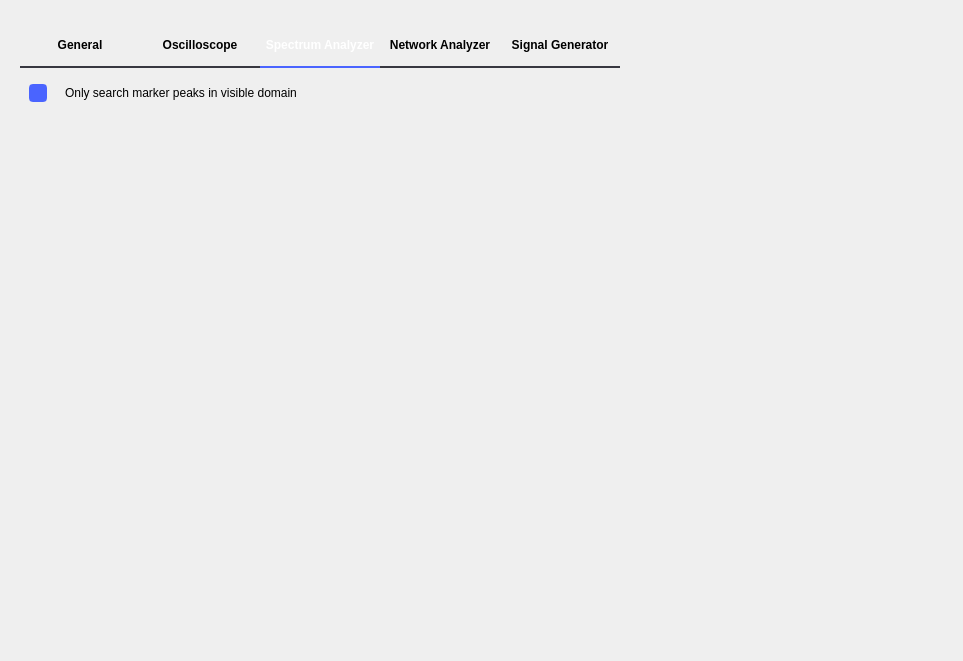
<?xml version="1.0" encoding="UTF-8"?>
<ui version="4.0">
 <class>Preferences</class>
 <widget class="QWidget" name="Preferences">
  <property name="geometry">
   <rect>
    <x>0</x>
    <y>0</y>
    <width>963</width>
    <height>661</height>
   </rect>
  </property>
  <property name="windowTitle">
   <string>Form</string>
  </property>
  <layout class="QVBoxLayout" name="verticalLayout">
   <property name="topMargin">
    <number>20</number>
   </property>
   <item>
    <widget class="adiscope::DetachDragZone" name="mainWidget" native="true">
     <layout class="QVBoxLayout" name="verticalLayout_2">
      <item>
       <widget class="QTabWidget" name="tabWidget">
        <property name="minimumSize">
         <size>
          <width>919</width>
          <height>0</height>
         </size>
        </property>
        <property name="styleSheet">
         <string notr="true">QTabWidget::pane {
  border-top: 0px;
}
QTabBar::tab {
  min-width: 120px;
  min-height: 32px;
  padding-bottom: 5px;
  font: bold;
}
QTabBar::tab:selected {
  color: white;
  border-bottom: 2px solid rgba(74, 100, 255);
  margin-top: 0px;
}
QTabBar::tab:!selected {
  border-bottom: 2px solid rgba(55, 55, 64);
  margin-top: 0px;
}</string>
        </property>
        <property name="currentIndex">
         <number>2</number>
        </property>
        <widget class="QWidget" name="General">
         <attribute name="title">
          <string>General</string>
         </attribute>
         <layout class="QVBoxLayout" name="verticalLayout_3">
          <property name="spacing">
           <number>10</number>
          </property>
          <property name="topMargin">
           <number>15</number>
          </property>
          <item>
           <layout class="QHBoxLayout" name="horizontalLayout_3">
            <property name="topMargin">
             <number>0</number>
            </property>
            <item>
             <widget class="QCheckBox" name="saveSessionCheckBox">
              <property name="sizePolicy">
               <sizepolicy hsizetype="Fixed" vsizetype="Fixed">
                <horstretch>0</horstretch>
                <verstretch>0</verstretch>
               </sizepolicy>
              </property>
              <property name="styleSheet">
               <string notr="true">QCheckBox {
  spacing: 8px;
  background-color: transparent;
  font-size: 14px;
  font-weight: bold;
  font-family: &quot;monospace&quot;;
  color: rgba(255, 255, 255, 153);
}

QCheckBox::indicator {
  width: 14px;
  height: 14px;
  border: 2px solid rgb(74,100,255);
  border-radius: 4px;
}
QCheckBox::indicator:unchecked { background-color: transparent; }
QCheckBox::indicator:checked { background-color: rgb(74,100,255); }</string>
              </property>
              <property name="text">
               <string/>
              </property>
              <property name="checked">
               <bool>true</bool>
              </property>
             </widget>
            </item>
            <item>
             <widget class="QLabel" name="label_4">
              <property name="sizePolicy">
               <sizepolicy hsizetype="Fixed" vsizetype="Preferred">
                <horstretch>0</horstretch>
                <verstretch>0</verstretch>
               </sizepolicy>
              </property>
              <property name="text">
               <string>Save session when closing Scopy</string>
              </property>
             </widget>
            </item>
            <item>
             <spacer name="horizontalSpacer_3">
              <property name="orientation">
               <enum>Qt::Horizontal</enum>
              </property>
              <property name="sizeHint" stdset="0">
               <size>
                <width>40</width>
                <height>20</height>
               </size>
              </property>
             </spacer>
            </item>
           </layout>
          </item>
          <item>
           <layout class="QHBoxLayout" name="horizontalLayout_5">
            <property name="topMargin">
             <number>0</number>
            </property>
            <item>
             <widget class="QCheckBox" name="doubleClickCheckBox">
              <property name="styleSheet">
               <string notr="true">QCheckBox {
  spacing: 8px;
  background-color: transparent;
  font-size: 14px;
  font-weight: bold;
  font-family: &quot;monospace&quot;;
  color: rgba(255, 255, 255, 153);
}

QCheckBox::indicator {
  width: 14px;
  height: 14px;
  border: 2px solid rgb(74,100,255);
  border-radius: 4px;
}
QCheckBox::indicator:unchecked { background-color: transparent; }
QCheckBox::indicator:checked { background-color: rgb(74,100,255); }</string>
              </property>
              <property name="text">
               <string/>
              </property>
             </widget>
            </item>
            <item>
             <widget class="QLabel" name="label">
              <property name="text">
               <string>Double click to detach a tool</string>
              </property>
             </widget>
            </item>
            <item>
             <spacer name="horizontalSpacer_5">
              <property name="orientation">
               <enum>Qt::Horizontal</enum>
              </property>
              <property name="sizeHint" stdset="0">
               <size>
                <width>40</width>
                <height>20</height>
               </size>
              </property>
             </spacer>
            </item>
           </layout>
          </item>
          <item>
           <layout class="QHBoxLayout" name="horizontalLayout_4">
            <property name="topMargin">
             <number>0</number>
            </property>
            <item>
             <widget class="QPushButton" name="resetBtn">
              <property name="styleSheet">
               <string notr="true">QPushButton
{
  width: 175px;
  height: 30px;
  border-radius: 4px;
  background-color: #4a64ff;

  font-family: ArialMT;
  font-size: 14px;
  font-weight: normal;
  font-style: normal;
  text-align: center;
  color: #ffffff;
}

QPushButton:hover
{
	 background-color: #4a34ff;
}</string>
              </property>
              <property name="text">
               <string>Reset Scopy</string>
              </property>
              <property name="flat">
               <bool>true</bool>
              </property>
             </widget>
            </item>
            <item>
             <spacer name="horizontalSpacer_4">
              <property name="orientation">
               <enum>Qt::Horizontal</enum>
              </property>
              <property name="sizeHint" stdset="0">
               <size>
                <width>40</width>
                <height>20</height>
               </size>
              </property>
             </spacer>
            </item>
           </layout>
          </item>
          <item>
           <spacer name="verticalSpacer_3">
            <property name="orientation">
             <enum>Qt::Vertical</enum>
            </property>
            <property name="sizeHint" stdset="0">
             <size>
              <width>20</width>
              <height>40</height>
             </size>
            </property>
           </spacer>
          </item>
         </layout>
        </widget>
        <widget class="QWidget" name="Oscilloscope">
         <attribute name="title">
          <string>Oscilloscope</string>
         </attribute>
         <layout class="QVBoxLayout" name="verticalLayout_4">
          <property name="spacing">
           <number>10</number>
          </property>
          <property name="topMargin">
           <number>15</number>
          </property>
          <item>
           <layout class="QHBoxLayout" name="horizontalLayout">
            <property name="spacing">
             <number>6</number>
            </property>
            <property name="topMargin">
             <number>0</number>
            </property>
            <item>
             <widget class="QCheckBox" name="oscLabelsCheckBox">
              <property name="sizePolicy">
               <sizepolicy hsizetype="Fixed" vsizetype="Fixed">
                <horstretch>0</horstretch>
                <verstretch>0</verstretch>
               </sizepolicy>
              </property>
              <property name="styleSheet">
               <string notr="true">QCheckBox {
  spacing: 8px;
  background-color: transparent;
  font-size: 14px;
  font-weight: bold;
  font-family: &quot;monospace&quot;;
  color: rgba(255, 255, 255, 153);
}

QCheckBox::indicator {
  width: 14px;
  height: 14px;
  border: 2px solid rgb(74,100,255);
  border-radius: 4px;
}
QCheckBox::indicator:unchecked { background-color: transparent; }
QCheckBox::indicator:checked { background-color: rgb(74,100,255); }</string>
              </property>
              <property name="text">
               <string/>
              </property>
             </widget>
            </item>
            <item>
             <widget class="QLabel" name="label_2">
              <property name="sizePolicy">
               <sizepolicy hsizetype="Fixed" vsizetype="Preferred">
                <horstretch>0</horstretch>
                <verstretch>0</verstretch>
               </sizepolicy>
              </property>
              <property name="text">
               <string>Enable labels on the plot </string>
              </property>
             </widget>
            </item>
            <item>
             <spacer name="horizontalSpacer">
              <property name="orientation">
               <enum>Qt::Horizontal</enum>
              </property>
              <property name="sizeHint" stdset="0">
               <size>
                <width>40</width>
                <height>20</height>
               </size>
              </property>
             </spacer>
            </item>
           </layout>
          </item>
          <item>
           <spacer name="verticalSpacer">
            <property name="orientation">
             <enum>Qt::Vertical</enum>
            </property>
            <property name="sizeHint" stdset="0">
             <size>
              <width>20</width>
              <height>40</height>
             </size>
            </property>
           </spacer>
          </item>
         </layout>
        </widget>
        <widget class="QWidget" name="SpectrumAnalyzer">
         <attribute name="title">
          <string>Spectrum Analyzer</string>
         </attribute>
         <layout class="QVBoxLayout" name="verticalLayout_7">
          <property name="spacing">
           <number>10</number>
          </property>
          <property name="topMargin">
           <number>15</number>
          </property>
          <item>
           <layout class="QHBoxLayout" name="horizontalLayout_6">
            <property name="topMargin">
             <number>0</number>
            </property>
            <item>
             <widget class="QCheckBox" name="spectrumVisiblePeakSearch">
              <property name="styleSheet">
               <string notr="true">QCheckBox {
  spacing: 8px;
  background-color: transparent;
  font-size: 14px;
  font-weight: bold;
  font-family: &quot;monospace&quot;;
  color: rgba(255, 255, 255, 153);
}

QCheckBox::indicator {
  width: 14px;
  height: 14px;
  border: 2px solid rgb(74,100,255);
  border-radius: 4px;
}
QCheckBox::indicator:unchecked { background-color: transparent; }
QCheckBox::indicator:checked { background-color: rgb(74,100,255); }</string>
              </property>
              <property name="text">
               <string/>
              </property>
              <property name="checked">
               <bool>true</bool>
              </property>
             </widget>
            </item>
            <item>
             <widget class="QLabel" name="label_5">
              <property name="text">
               <string>Only search marker peaks in visible domain</string>
              </property>
             </widget>
            </item>
            <item>
             <spacer name="horizontalSpacer_6">
              <property name="orientation">
               <enum>Qt::Horizontal</enum>
              </property>
              <property name="sizeHint" stdset="0">
               <size>
                <width>40</width>
                <height>20</height>
               </size>
              </property>
             </spacer>
            </item>
           </layout>
          </item>
          <item>
           <spacer name="verticalSpacer_5">
            <property name="orientation">
             <enum>Qt::Vertical</enum>
            </property>
            <property name="sizeHint" stdset="0">
             <size>
              <width>20</width>
              <height>40</height>
             </size>
            </property>
           </spacer>
          </item>
         </layout>
        </widget>
        <widget class="QWidget" name="NetworkAnalyzer">
         <attribute name="title">
          <string>Network Analyzer</string>
         </attribute>
         <layout class="QVBoxLayout" name="verticalLayout_6">
          <item>
           <layout class="QHBoxLayout" name="horizontalLayout_5">
            <property name="topMargin">
             <number>10</number>
            </property>
            <item>
             <widget class="QCheckBox" name="na_zeroCheckBox">
              <property name="styleSheet">
               <string notr="true">QCheckBox {
  spacing: 8px;
  background-color: transparent;
  font-size: 14px;
  font-weight: bold;
  font-family: &quot;monospace&quot;;
  color: rgba(255, 255, 255, 153);
}

QCheckBox::indicator {
  width: 14px;
  height: 14px;
  border: 2px solid rgb(74,100,255);
  border-radius: 4px;
}
QCheckBox::indicator:unchecked { background-color: transparent; }
QCheckBox::indicator:checked { background-color: rgb(74,100,255); }</string>
              </property>
              <property name="text">
               <string/>
              </property>
             </widget>
            </item>
            <item>
             <widget class="QLabel" name="label">
              <property name="text">
               <string>Always display 0db value on graph</string>
              </property>
             </widget>
            </item>
            <item>
             <spacer name="horizontalSpacer_5">
              <property name="orientation">
               <enum>Qt::Horizontal</enum>
              </property>
              <property name="sizeHint" stdset="0">
               <size>
                <width>40</width>
                <height>20</height>
               </size>
              </property>
             </spacer>
            </item>
           </layout>
          </item>
          <item>
           <spacer name="verticalSpacer_4">
            <property name="orientation">
             <enum>Qt::Vertical</enum>
            </property>
            <property name="sizeHint" stdset="0">
             <size>
              <width>20</width>
              <height>40</height>
             </size>
            </property>
           </spacer>
          </item>
         </layout>
        </widget>
        <widget class="QWidget" name="SignalGenerator">
         <attribute name="title">
          <string>Signal Generator</string>
         </attribute>
         <layout class="QVBoxLayout" name="verticalLayout_5">
          <property name="spacing">
           <number>10</number>
          </property>
          <property name="topMargin">
           <number>15</number>
          </property>
          <item>
           <layout class="QHBoxLayout" name="horizontalLayout_2">
            <property name="topMargin">
             <number>0</number>
            </property>
            <item>
             <widget class="QLabel" name="label_3">
              <property name="text">
               <string>Number of displayed periods</string>
              </property>
             </widget>
            </item>
            <item>
             <widget class="QLineEdit" name="sigGenNrPeriods">
              <property name="sizePolicy">
               <sizepolicy hsizetype="Minimum" vsizetype="Fixed">
                <horstretch>0</horstretch>
                <verstretch>0</verstretch>
               </sizepolicy>
              </property>
              <property name="styleSheet">
               <string notr="true">
QLineEdit[invalid=true] {
border-color: red;
color: red;
}
QLineEdit[valid=true] {
border-color: grey;
color: white;
}</string>
              </property>
              <property name="text">
               <string>2</string>
              </property>
             </widget>
            </item>
            <item>
             <spacer name="horizontalSpacer_2">
              <property name="orientation">
               <enum>Qt::Horizontal</enum>
              </property>
              <property name="sizeHint" stdset="0">
               <size>
                <width>40</width>
                <height>20</height>
               </size>
              </property>
             </spacer>
            </item>
           </layout>
          </item>
          <item>
           <spacer name="verticalSpacer_2">
            <property name="orientation">
             <enum>Qt::Vertical</enum>
            </property>
            <property name="sizeHint" stdset="0">
             <size>
              <width>20</width>
              <height>40</height>
             </size>
            </property>
           </spacer>
          </item>
         </layout>
        </widget>
       </widget>
      </item>
     </layout>
    </widget>
   </item>
  </layout>
 </widget>
 <customwidgets>
  <customwidget>
   <class>adiscope::DetachDragZone</class>
   <extends>QWidget</extends>
   <header>detachdragzone.h</header>
   <container>1</container>
  </customwidget>
 </customwidgets>
 <resources/>
 <connections/>
</ui>
